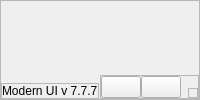
        <widget class="QFrame" name="footer">
         <property name="frameShape">
          <enum>QFrame::StyledPanel</enum>
         </property>
         <property name="frameShadow">
          <enum>QFrame::Raised</enum>
         </property>
         <layout class="QHBoxLayout" name="horizontalLayout_3">
          <property name="spacing">
           <number>0</number>
          </property>
          <property name="leftMargin">
           <number>0</number>
          </property>
          <property name="topMargin">
           <number>0</number>
          </property>
          <property name="rightMargin">
           <number>0</number>
          </property>
          <property name="bottomMargin">
           <number>0</number>
          </property>
          <item alignment="Qt::AlignLeft|Qt::AlignBottom">
           <widget class="QFrame" name="frame_4">
            <property name="frameShape">
             <enum>QFrame::StyledPanel</enum>
            </property>
            <property name="frameShadow">
             <enum>QFrame::Raised</enum>
            </property>
            <layout class="QVBoxLayout" name="verticalLayout_4">
             <property name="spacing">
              <number>0</number>
             </property>
             <property name="leftMargin">
              <number>0</number>
             </property>
             <property name="topMargin">
              <number>0</number>
             </property>
             <property name="rightMargin">
              <number>0</number>
             </property>
             <property name="bottomMargin">
              <number>0</number>
             </property>
             <item alignment="Qt::AlignBottom">
              <widget class="QLabel" name="label">
               <property name="text">
                <string>Modern UI v 7.7.7</string>
               </property>
              </widget>
             </item>
            </layout>
           </widget>
          </item>
          <item alignment="Qt::AlignBottom">
           <widget class="QFrame" name="footer_2">
            <property name="frameShape">
             <enum>QFrame::StyledPanel</enum>
            </property>
            <property name="frameShadow">
             <enum>QFrame::Raised</enum>
            </property>
            <layout class="QHBoxLayout" name="horizontalLayout_12">
             <property name="spacing">
              <number>0</number>
             </property>
             <property name="leftMargin">
              <number>0</number>
             </property>
             <property name="topMargin">
              <number>0</number>
             </property>
             <property name="rightMargin">
              <number>0</number>
             </property>
             <property name="bottomMargin">
              <number>0</number>
             </property>
             <item alignment="Qt::AlignHCenter">
              <widget class="QPushButton" name="bottom_menu_button">
               <property name="text">
                <string/>
               </property>
               <property name="icon">
                <iconset resource="icons.qrc">
                 <normaloff>:/icons/icons/box.svg</normaloff>:/icons/icons/box.svg</iconset>
               </property>
              </widget>
             </item>
             <item alignment="Qt::AlignRight">
              <widget class="QPushButton" name="right_menu_toggle_btn">
               <property name="text">
                <string/>
               </property>
               <property name="icon">
                <iconset resource="icons.qrc">
                 <normaloff>:/icons/icons/settings.svg</normaloff>:/icons/icons/settings.svg</iconset>
               </property>
              </widget>
             </item>
             <item alignment="Qt::AlignRight|Qt::AlignBottom">
              <widget class="QFrame" name="size_grip">
               <property name="minimumSize">
                <size>
                 <width>10</width>
                 <height>10</height>
                </size>
               </property>
               <property name="maximumSize">
                <size>
                 <width>10</width>
                 <height>10</height>
                </size>
               </property>
               <property name="frameShape">
                <enum>QFrame::StyledPanel</enum>
               </property>
               <property name="frameShadow">
                <enum>QFrame::Raised</enum>
               </property>
              </widget>
             </item>
            </layout>
           </widget>
          </item>
         </layout>
        </widget>
